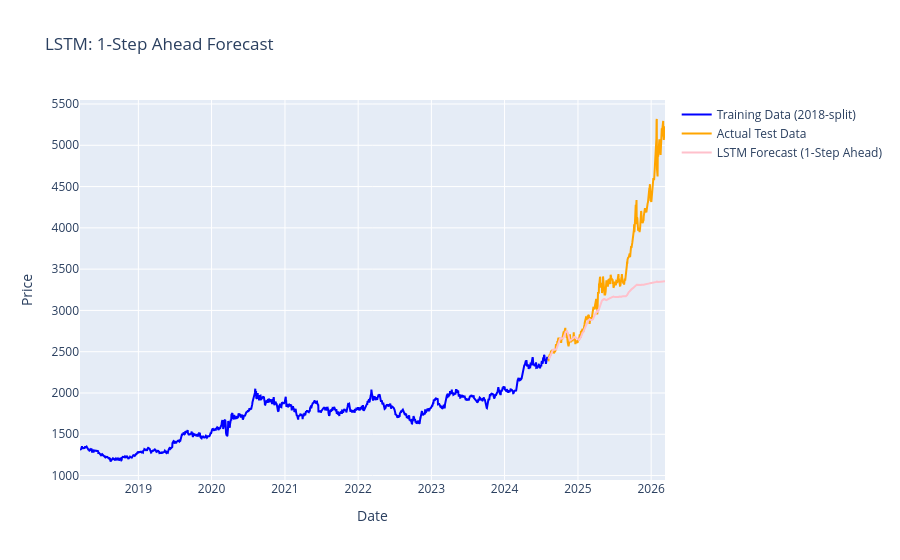

The notebook cell this image was saved under:
### Markdown cell above
### Task 5 Part B: LSTM 1-Step Ahead Forecasting
- For each test day **t**, we use the **60 actual preceding Close prices** (from real data, scaled with train-fit scaler) to predict the next step.
- This avoids compounding errors and demonstrates what accuracy is achievable with true input data each step.

### Code cell
# Scale the test data using the TRAIN-fitted scaler (no leakage)
scaled_test = scaler.transform(test_data)
scaled_all = np.concatenate([scaled_train, scaled_test], axis=0)

model.eval()
lstm_1step_preds = []

with torch.no_grad():
    for i in range(len(test_data)):
        start = train_size + i - sequence_length
        end = train_size + i
        seq = scaled_all[start:end, 0]
        seq_tensor = torch.tensor(seq, dtype=torch.float32).unsqueeze(0).unsqueeze(-1)
        pred = model(seq_tensor)
        lstm_1step_preds.append(pred.item())

lstm_1step_preds = scaler.inverse_transform(np.array(lstm_1step_preds).reshape(-1, 1))

rmse, mae, mape = evaluate_preds(test_data, lstm_1step_preds, "LSTM (1-Step Ahead)")
results['LSTM_1step'] = {'RMSE': rmse, 'MAE': mae, 'MAPE': mape}

fig2 = go.Figure()
fig2.add_trace(go.Scatter(x=lstm_train_index, y=train_data.flatten(), mode='lines', name='Training Data (2018-split)', line=dict(color='blue')))
fig2.add_trace(go.Scatter(x=lstm_test_index, y=test_data.flatten(), mode='lines', name='Actual Test Data', line=dict(color='orange')))
fig2.add_trace(go.Scatter(x=lstm_test_index, y=lstm_1step_preds.flatten(), mode='lines', name='LSTM Forecast (1-Step Ahead)', line=dict(color='pink')))
fig2.update_layout(title='LSTM: 1-Step Ahead Forecast', xaxis_title='Date', yaxis_title='Price')
fig2.show()

### Figure 1 — Plotly figure (JSON) as saved in the notebook; plotly's stock layout.template omitted (floating-point values rounded to 4 significant figures; data arrays with more than 128 entries replaced by an {"elided": "..."} marker saying what was removed)
{"data": [{"line": {"color": "blue"}, "mode": "lines", "name": "Training Data (2018-split)", "type": "scatter", "x": {"elided": "1607 str values"}, "y": {"elided": "1607 float values"}}, {"line": {"color": "orange"}, "mode": "lines", "name": "Actual Test Data", "type": "scatter", "x": {"elided": "402 str values"}, "y": {"elided": "402 float values"}}, {"line": {"color": "pink"}, "mode": "lines", "name": "LSTM Forecast (1-Step Ahead)", "type": "scatter", "x": {"elided": "402 str values"}, "y": {"elided": "402 float values"}}], "layout": {"title": {"text": "LSTM: 1-Step Ahead Forecast"}, "xaxis": {"title": {"text": "Date"}}, "yaxis": {"title": {"text": "Price"}}}}
